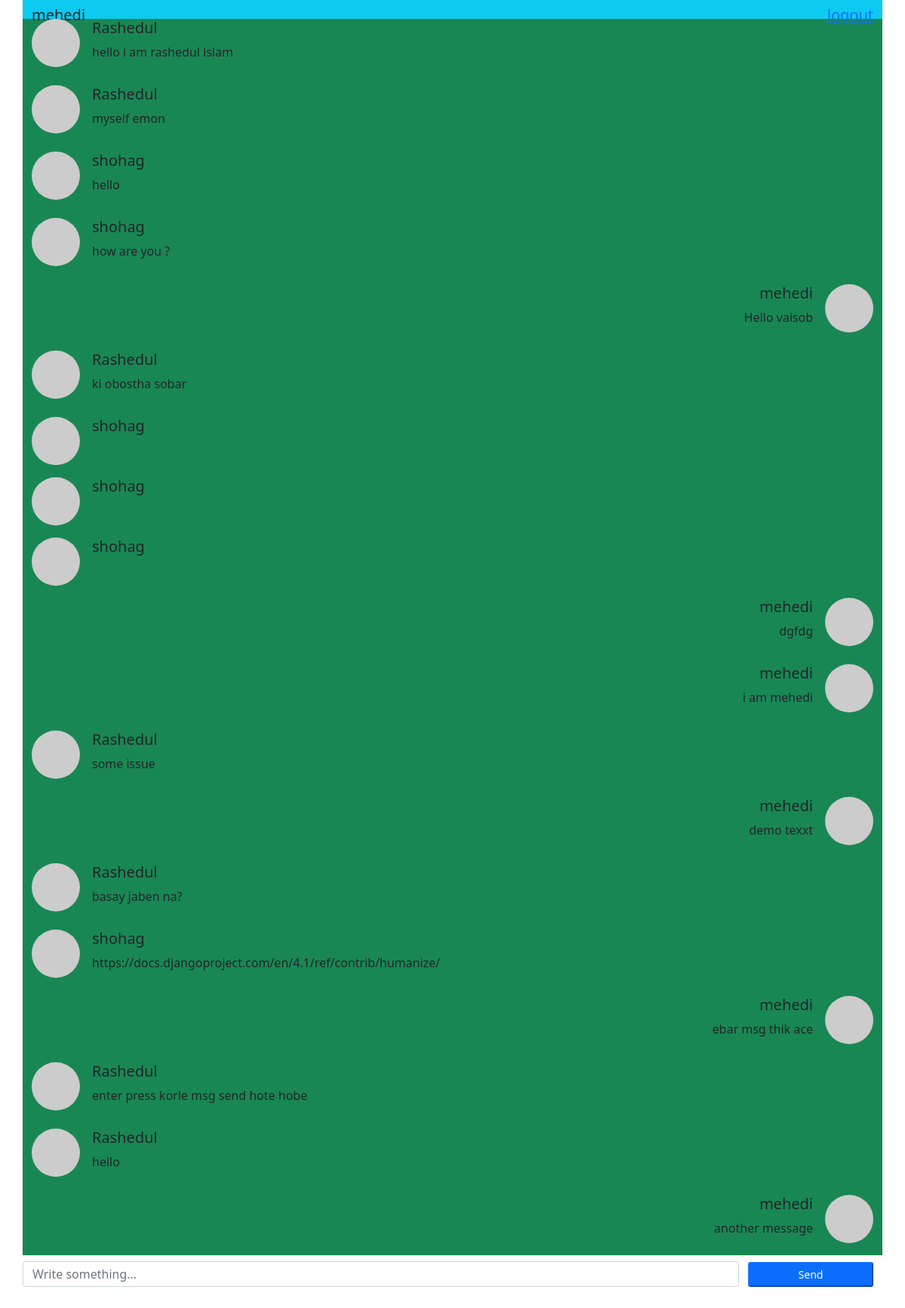
The page / (signed in) on the database its author committed.
### chat/models.py (models this page shows)
class Message(models.Model):
    message = models.TextField()
    msg_from = models.ForeignKey(User,on_delete=models.CASCADE)
    created = models.DateTimeField(auto_now_add=True)

### chat/views.py (the view, shortened to what this page needs)
# urls.py: path('', index),
@require_http_methods(["GET","POST"])
def index(request):
    if not request.user.is_authenticated:
        login_form=LoginForm().as_table()
        return render(request,"login.htm",{"form": login_form})
    if request.method == "GET":
        msg= Message.objects.all().order_by("created")
        return render(request,"chat.htm",{"msg": msg})

### templates/chat.htm (shortened to what this page needs)
{% load static %}
<!doctype html>
<html lang="en">
  <head>
    <link href="https://cdn.jsdelivr.net/npm/bootstrap@5.0.2/dist/css/bootstrap.min.css" rel="stylesheet">
    <link rel="stylesheet" href="{% static 'client/css/chat/style.css' %}">
  </head>
  <body>
    <div class="container" style="height:500px">
        <div class="row bg-info title">
            <div class="col-12" style="display: flex; justify-content: space-between;">
                <h5 class="py-2">{{request.user}}</h5>
                <h5 class="py-2"><a href="/logout">logout</a></h5>
            </div>
        </div>
        <div id="message" class="row bg-success msg-body" style="height:80vh;overflow-y: scroll;">
            <div class="col-12">
            {% for m in msg %}
                {% if m.msg_from == request.user %}
                <div class="row py-2">
                    <div class="col-12">
                        <div class="d-flex">
                            <div class="flex-grow-1 me-3 text-end">
                                <h5>{{m.msg_from}}</h5>
                                <p>{{m.message}}</p>
                            </div>
                            <div class="flex-shrink-0" style="height:64px;width:64px;">
                              <img style="height:100%;width:100%;" class="rounded-circle" src="https://via.placeholder.com/64" alt="...">
                            </div>
                        </div>
                    </div>
                </div>
                {% else %}
                <div class="row py-2">
                    <div class="col-12">
                        <div class="d-flex">
                            <div class="flex-shrink-0" style="height:64px;width:64px;">
                              <img style="height:100%;width:100%;" class="rounded-circle" src="https://via.placeholder.com/64" alt="...">
                            </div>
                            <div class="flex-grow-1 ms-3">
                                <h5>{{m.msg_from}}</h5>
                                <p>{{m.message}}</p>
                            </div>
                          </div>
                    </div>
                </div>
                {% endif %}
            {% endfor %}
            </div>
        </div>
            <form class="row msg-input py-2" method="POST" action="/">
                <div class="col-10 p-0 gr-3" style=" height:100%">
                    <input class="form-control w-100 h-100" id="msg" type="text" name="message" placeholder="Write something..." required>
                </div>
                <div class="col-2 d-flex align-items-center">
                    <button type="submit" class="btn-sm btn-primary w-100">Send</button>
                </div>
            </form>
    </div>
  </body>
</html>

### static/client/css/chat/style.css (style rules this page uses)
.title { height: 5%; background-color: aquamarine; }
.msg-body { height: 85%; background-color:aqua; overflow:auto; }
.msg-input { height:10%; }

### rows shown on the page
Message: msg_from "Rashedul", message "hello i am rashedul islam"
Message: msg_from "Rashedul", message "myself emon"
Message: msg_from "shohag", message "hello"
Message: msg_from "shohag", message "how are you ?"
Message: msg_from "mehedi", message "Hello vaisob"
Message: msg_from "Rashedul", message "ki obostha sobar"
Message: msg_from "shohag"
Message: msg_from "shohag"
Message: msg_from "shohag"
Message: msg_from "mehedi", message "dgfdg"
Message: msg_from "mehedi", message "i am mehedi"
Message: msg_from "Rashedul", message "some issue"
Message: msg_from "mehedi", message "demo texxt"
Message: msg_from "Rashedul", message "basay jaben na?"
Message: msg_from "shohag", message "https://docs.djangoproject.com/en/4.1/ref/contrib/humanize/"
Message: msg_from "mehedi", message "ebar msg thik ace"
Message: msg_from "Rashedul", message "enter press korle msg send hote hobe"
Message: msg_from "Rashedul", message "hello"
Message: msg_from "mehedi", message "another message"

### other values the page prints
{{ request.user }} "mehedi"
